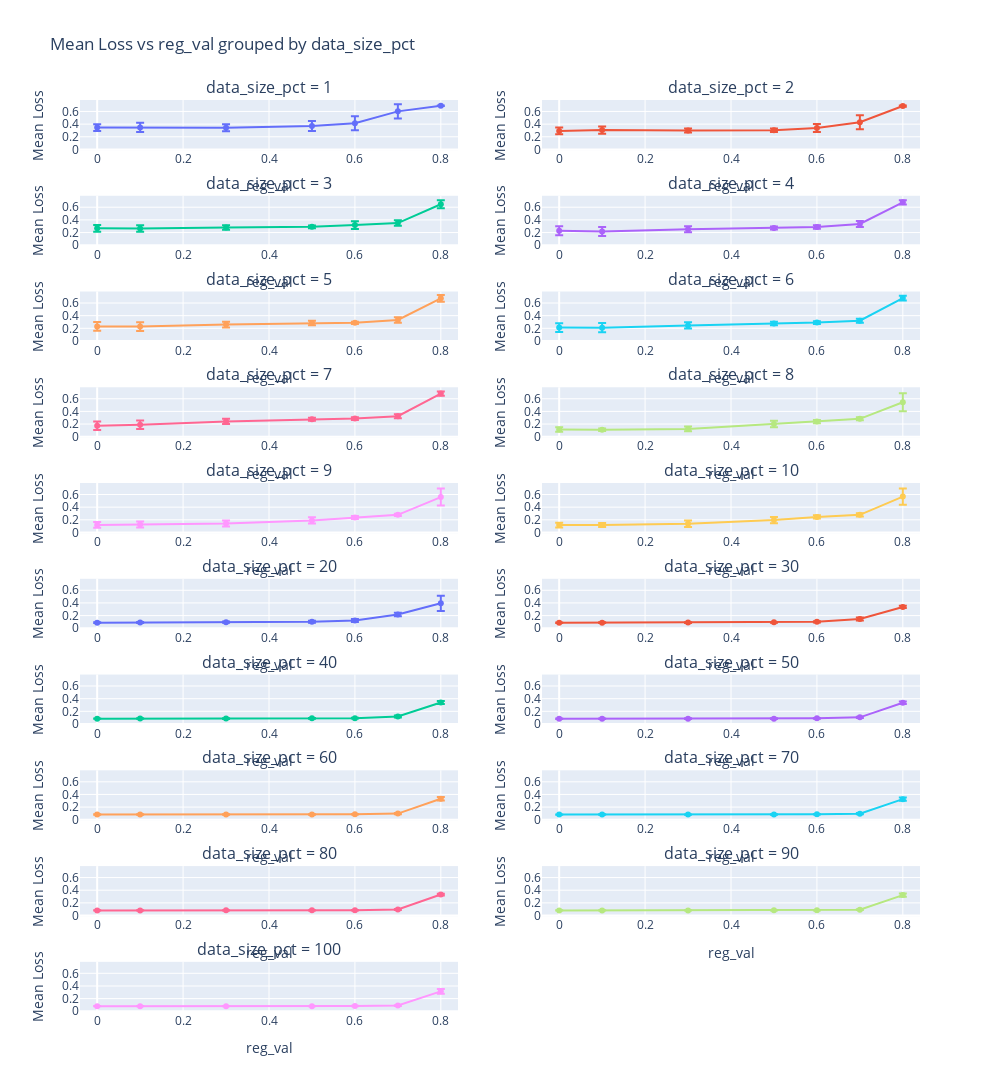

Here is the notebook cell this chart was saved with:
### Code cell
plot_data_size_pct = plot_mean_loss(dataset, x_axis='reg_val', group_by='data_size_pct', log_x=log_scale)

### Figure 1 — Plotly figure (JSON) as saved in the notebook; plotly's stock layout.template omitted (floating-point values rounded to 4 significant figures)
{"data": [{"error_y": {"array": [0.05473, 0.07339, 0.05707, 0.07866, 0.1109, 0.1111, 0.004897], "type": "data", "visible": true}, "hoverinfo": "text", "hovertext": ["reg_val: 0.0<br>Mean Loss: 0.3449069579180918<br>Avg Learning Rate: 0.00421", "reg_val: 0.1<br>Mean Loss: 0.3472520126323951<br>Avg Learning Rate: 0.007690000000000001", "reg_val: 0.3<br>Mean Loss: 0.3427889386551422<br>Avg Learning Rate: 0.0051400000000000005", "reg_val: 0.5<br>Mean Loss: 0.3697574505419062<br>Avg Learning Rate: 0.005169999999999999", "reg_val: 0.6<br>Mean Loss: 0.41487027140040145<br>Avg Learning Rate: 0.0073", "reg_val: 0.7<br>Mean Loss: 0.6015439757129603<br>Avg Learning Rate: 0.00694", "reg_val: 0.8<br>Mean Loss: 0.6898214799270296<br>Avg Learning Rate: 0.004801"], "mode": "lines+markers", "name": "1", "type": "scatter", "x": [0, 0.1, 0.3, 0.5, 0.6, 0.7, 0.8], "xaxis": "x", "y": [0.3449, 0.3473, 0.3428, 0.3698, 0.4149, 0.6015, 0.6898], "yaxis": "y"}, {"error_y": {"array": [0.05315, 0.0558, 0.03226, 0.02763, 0.06305, 0.1113, 0.01074], "type": "data", "visible": true}, "hoverinfo": "text", "hovertext": ["reg_val: 0.0<br>Mean Loss: 0.29227248091708147<br>Avg Learning Rate: 0.00283", "reg_val: 0.1<br>Mean Loss: 0.30527383564857014<br>Avg Learning Rate: 0.00436", "reg_val: 0.3<br>Mean Loss: 0.29949371602974434<br>Avg Learning Rate: 0.0041800000000000006", "reg_val: 0.5<br>Mean Loss: 0.3023370553265538<br>Avg Learning Rate: 0.0049", "reg_val: 0.6<br>Mean Loss: 0.3402175267276011<br>Avg Learning Rate: 0.0037", "reg_val: 0.7<br>Mean Loss: 0.4307564999450717<br>Avg Learning Rate: 0.0049", "reg_val: 0.8<br>Mean Loss: 0.6854731556616331<br>Avg Learning Rate: 0.0094"], "mode": "lines+markers", "name": "2", "type": "scatter", "x": [0, 0.1, 0.3, 0.5, 0.6, 0.7, 0.8], "xaxis": "x2", "y": [0.2923, 0.3053, 0.2995, 0.3023, 0.3402, 0.4308, 0.6855], "yaxis": "y2"}, {"error_y": {"array": [0.05451, 0.05227, 0.03604, 0.02146, 0.06112, 0.04309, 0.06326], "type": "data", "visible": true}, "hoverinfo": "text", "hovertext": ["reg_val: 0.0<br>Mean Loss: 0.2660505767821808<br>Avg Learning Rate: 0.00412", "reg_val: 0.1<br>Mean Loss: 0.26464012561921485<br>Avg Learning Rate: 0.00448", "reg_val: 0.3<br>Mean Loss: 0.2793227759434988<br>Avg Learning Rate: 0.00487", "reg_val: 0.5<br>Mean Loss: 0.29005884962123735<br>Avg Learning Rate: 0.0049", "reg_val: 0.6<br>Mean Loss: 0.3172692771020688<br>Avg Learning Rate: 0.0031", "reg_val: 0.7<br>Mean Loss: 0.34976991015045267<br>Avg Learning Rate: 0.0034000000000000002", "reg_val: 0.8<br>Mean Loss: 0.6476002869375965<br>Avg Learning Rate: 0.0127"], "mode": "lines+markers", "name": "3", "type": "scatter", "x": [0, 0.1, 0.3, 0.5, 0.6, 0.7, 0.8], "xaxis": "x3", "y": [0.2661, 0.2646, 0.2793, 0.2901, 0.3173, 0.3498, 0.6476], "yaxis": "y3"}, {"error_y": {"array": [0.07099, 0.07144, 0.04824, 0.02442, 0.02783, 0.04862, 0.03369], "type": "data", "visible": true}, "hoverinfo": "text", "hovertext": ["reg_val: 0.0<br>Mean Loss: 0.22876261630403938<br>Avg Learning Rate: 0.004960000000000001", "reg_val: 0.1<br>Mean Loss: 0.21585090030965048<br>Avg Learning Rate: 0.0041800000000000006", "reg_val: 0.3<br>Mean Loss: 0.2514276706205125<br>Avg Learning Rate: 0.0052", "reg_val: 0.5<br>Mean Loss: 0.2726693048288948<br>Avg Learning Rate: 0.0019", "reg_val: 0.6<br>Mean Loss: 0.2889564472593759<br>Avg Learning Rate: 0.0016", "reg_val: 0.7<br>Mean Loss: 0.33561505432191646<br>Avg Learning Rate: 0.0028", "reg_val: 0.8<br>Mean Loss: 0.6780168225890713<br>Avg Learning Rate: 0.011500000000000002"], "mode": "lines+markers", "name": "4", "type": "scatter", "x": [0, 0.1, 0.3, 0.5, 0.6, 0.7, 0.8], "xaxis": "x4", "y": [0.2288, 0.2159, 0.2514, 0.2727, 0.289, 0.3356, 0.678], "yaxis": "y4"}, {"error_y": {"array": [0.06775, 0.06818, 0.047, 0.03673, 0.01738, 0.04186, 0.05245], "type": "data", "visible": true}, "hoverinfo": "text", "hovertext": ["reg_val: 0.0<br>Mean Loss: 0.230414863525514<br>Avg Learning Rate: 0.004390000000000001", "reg_val: 0.1<br>Mean Loss: 0.2273503901322552<br>Avg Learning Rate: 0.00481", "reg_val: 0.3<br>Mean Loss: 0.25838213627014245<br>Avg Learning Rate: 0.00421", "reg_val: 0.5<br>Mean Loss: 0.2835237092877689<br>Avg Learning Rate: 0.0028", "reg_val: 0.6<br>Mean Loss: 0.2870172238402199<br>Avg Learning Rate: 0.0028", "reg_val: 0.7<br>Mean Loss: 0.33093522158369676<br>Avg Learning Rate: 0.0016", "reg_val: 0.8<br>Mean Loss: 0.6734072497016506<br>Avg Learning Rate: 0.0085"], "mode": "lines+markers", "name": "5", "type": "scatter", "x": [0, 0.1, 0.3, 0.5, 0.6, 0.7, 0.8], "xaxis": "x5", "y": [0.2304, 0.2274, 0.2584, 0.2835, 0.287, 0.3309, 0.6734], "yaxis": "y5"}, {"error_y": {"array": [0.069, 0.07251, 0.04918, 0.02764, 0.02362, 0.033, 0.03725], "type": "data", "visible": true}, "hoverinfo": "text", "hovertext": ["reg_val: 0.0<br>Mean Loss: 0.21178034031355195<br>Avg Learning Rate: 0.0044199999999999995", "reg_val: 0.1<br>Mean Loss: 0.21024198126243915<br>Avg Learning Rate: 0.00481", "reg_val: 0.3<br>Mean Loss: 0.24570315963866415<br>Avg Learning Rate: 0.00517", "reg_val: 0.5<br>Mean Loss: 0.2760309468628021<br>Avg Learning Rate: 0.0018700000000000001", "reg_val: 0.6<br>Mean Loss: 0.2897010404289814<br>Avg Learning Rate: 0.0022", "reg_val: 0.7<br>Mean Loss: 0.31970332547237995<br>Avg Learning Rate: 0.0025", "reg_val: 0.8<br>Mean Loss: 0.6781034425162432<br>Avg Learning Rate: 0.013600000000000001"], "mode": "lines+markers", "name": "6", "type": "scatter", "x": [0, 0.1, 0.3, 0.5, 0.6, 0.7, 0.8], "xaxis": "x6", "y": [0.2118, 0.2102, 0.2457, 0.276, 0.2897, 0.3197, 0.6781], "yaxis": "y6"}, {"error_y": {"array": [0.06797, 0.06688, 0.04195, 0.02267, 0.02095, 0.03193, 0.03307], "type": "data", "visible": true}, "hoverinfo": "text", "hovertext": ["reg_val: 0.0<br>Mean Loss: 0.17356953335795222<br>Avg Learning Rate: 0.00511", "reg_val: 0.1<br>Mean Loss: 0.18838421915608797<br>Avg Learning Rate: 0.00394", "reg_val: 0.3<br>Mean Loss: 0.241895454213546<br>Avg Learning Rate: 0.0034", "reg_val: 0.5<br>Mean Loss: 0.27524534767134146<br>Avg Learning Rate: 0.0028", "reg_val: 0.6<br>Mean Loss: 0.28656301568997533<br>Avg Learning Rate: 0.0013", "reg_val: 0.7<br>Mean Loss: 0.3240566819121963<br>Avg Learning Rate: 0.0019", "reg_val: 0.8<br>Mean Loss: 0.682260062558609<br>Avg Learning Rate: 0.014470000000000002"], "mode": "lines+markers", "name": "7", "type": "scatter", "x": [0, 0.1, 0.3, 0.5, 0.6, 0.7, 0.8], "xaxis": "x7", "y": [0.1736, 0.1884, 0.2419, 0.2752, 0.2866, 0.3241, 0.6823], "yaxis": "y7"}, {"error_y": {"array": [0.03614, 0.01979, 0.03634, 0.05022, 0.02681, 0.02349, 0.1426], "type": "data", "visible": true}, "hoverinfo": "text", "hovertext": ["reg_val: 0.0<br>Mean Loss: 0.11503423973917955<br>Avg Learning Rate: 0.0030700000000000002", "reg_val: 0.1<br>Mean Loss: 0.10985173191221656<br>Avg Learning Rate: 0.0043", "reg_val: 0.3<br>Mean Loss: 0.1236909779785364<br>Avg Learning Rate: 0.00097", "reg_val: 0.5<br>Mean Loss: 0.20033505150492772<br>Avg Learning Rate: 0.001", "reg_val: 0.6<br>Mean Loss: 0.23924731399145038<br>Avg Learning Rate: 0.001", "reg_val: 0.7<br>Mean Loss: 0.2828072718360968<br>Avg Learning Rate: 0.001", "reg_val: 0.8<br>Mean Loss: 0.544791298869409<br>Avg Learning Rate: 0.0049"], "mode": "lines+markers", "name": "8", "type": "scatter", "x": [0, 0.1, 0.3, 0.5, 0.6, 0.7, 0.8], "xaxis": "x8", "y": [0.115, 0.1099, 0.1237, 0.2003, 0.2392, 0.2828, 0.5448], "yaxis": "y8"}, {"error_y": {"array": [0.04554, 0.04641, 0.04876, 0.04927, 0.02335, 0.01856, 0.1342], "type": "data", "visible": true}, "hoverinfo": "text", "hovertext": ["reg_val: 0.0<br>Mean Loss: 0.11910526910469979<br>Avg Learning Rate: 0.0043", "reg_val: 0.1<br>Mean Loss: 0.12519789443498375<br>Avg Learning Rate: 0.0025", "reg_val: 0.3<br>Mean Loss: 0.14229784562628256<br>Avg Learning Rate: 0.0019", "reg_val: 0.5<br>Mean Loss: 0.18947047123260663<br>Avg Learning Rate: 0.0013", "reg_val: 0.6<br>Mean Loss: 0.23681804139101711<br>Avg Learning Rate: 0.001", "reg_val: 0.7<br>Mean Loss: 0.27820076207842737<br>Avg Learning Rate: 0.001", "reg_val: 0.8<br>Mean Loss: 0.5593013880022786<br>Avg Learning Rate: 0.0103"], "mode": "lines+markers", "name": "9", "type": "scatter", "x": [0, 0.1, 0.3, 0.5, 0.6, 0.7, 0.8], "xaxis": "x9", "y": [0.1191, 0.1252, 0.1423, 0.1895, 0.2368, 0.2782, 0.5593], "yaxis": "y9"}, {"error_y": {"array": [0.03654, 0.03144, 0.05064, 0.04831, 0.0256, 0.0256, 0.1283], "type": "data", "visible": true}, "hoverinfo": "text", "hovertext": ["reg_val: 0.0<br>Mean Loss: 0.11645971656319468<br>Avg Learning Rate: 0.0031", "reg_val: 0.1<br>Mean Loss: 0.11689296763864129<br>Avg Learning Rate: 0.00367", "reg_val: 0.3<br>Mean Loss: 0.13823347388554294<br>Avg Learning Rate: 0.0019", "reg_val: 0.5<br>Mean Loss: 0.19544516934506723<br>Avg Learning Rate: 0.0013", "reg_val: 0.6<br>Mean Loss: 0.2451895345721328<br>Avg Learning Rate: 0.001", "reg_val: 0.7<br>Mean Loss: 0.2791993138037229<br>Avg Learning Rate: 0.001", "reg_val: 0.8<br>Mean Loss: 0.567463772181879<br>Avg Learning Rate: 0.007570000000000001"], "mode": "lines+markers", "name": "10", "type": "scatter", "x": [0, 0.1, 0.3, 0.5, 0.6, 0.7, 0.8], "xaxis": "x10", "y": [0.1165, 0.1169, 0.1382, 0.1954, 0.2452, 0.2792, 0.5675], "yaxis": "y10"}, {"error_y": {"array": [0.006163, 0.007668, 0.01083, 0.01737, 0.02481, 0.02839, 0.1214], "type": "data", "visible": true}, "hoverinfo": "text", "hovertext": ["reg_val: 0.0<br>Mean Loss: 0.0885187165558403<br>Avg Learning Rate: 0.0029500000000000004", "reg_val: 0.1<br>Mean Loss: 0.08956461708518886<br>Avg Learning Rate: 0.0023200000000000004", "reg_val: 0.3<br>Mean Loss: 0.09558020398559927<br>Avg Learning Rate: 0.00097", "reg_val: 0.5<br>Mean Loss: 0.10280618520061431<br>Avg Learning Rate: 0.001", "reg_val: 0.6<br>Mean Loss: 0.12283626329153771<br>Avg Learning Rate: 0.001", "reg_val: 0.7<br>Mean Loss: 0.21816044706001614<br>Avg Learning Rate: 0.001", "reg_val: 0.8<br>Mean Loss: 0.39391525531547106<br>Avg Learning Rate: 0.004567"], "mode": "lines+markers", "name": "20", "type": "scatter", "x": [0, 0.1, 0.3, 0.5, 0.6, 0.7, 0.8], "xaxis": "x11", "y": [0.08852, 0.08956, 0.09558, 0.1028, 0.1228, 0.2182, 0.3939], "yaxis": "y11"}, {"error_y": {"array": [0.005876, 0.006024, 0.005587, 0.005813, 0.008588, 0.02282, 0.01745], "type": "data", "visible": true}, "hoverinfo": "text", "hovertext": ["reg_val: 0.0<br>Mean Loss: 0.08669912310055732<br>Avg Learning Rate: 0.00463", "reg_val: 0.1<br>Mean Loss: 0.08735948049120208<br>Avg Learning Rate: 0.00088", "reg_val: 0.3<br>Mean Loss: 0.08902961747034596<br>Avg Learning Rate: 0.00082", "reg_val: 0.5<br>Mean Loss: 0.09285342651174251<br>Avg Learning Rate: 0.001", "reg_val: 0.6<br>Mean Loss: 0.10083324829149136<br>Avg Learning Rate: 0.001", "reg_val: 0.7<br>Mean Loss: 0.14630996614956013<br>Avg Learning Rate: 0.001", "reg_val: 0.8<br>Mean Loss: 0.33680088452079837<br>Avg Learning Rate: 0.001"], "mode": "lines+markers", "name": "30", "type": "scatter", "x": [0, 0.1, 0.3, 0.5, 0.6, 0.7, 0.8], "xaxis": "x12", "y": [0.0867, 0.08736, 0.08903, 0.09285, 0.1008, 0.1463, 0.3368], "yaxis": "y12"}, {"error_y": {"array": [0.003523, 0.003979, 0.005028, 0.00525, 0.006511, 0.01438, 0.02454], "type": "data", "visible": true}, "hoverinfo": "text", "hovertext": ["reg_val: 0.0<br>Mean Loss: 0.08481200908621146<br>Avg Learning Rate: 0.0049", "reg_val: 0.1<br>Mean Loss: 0.08503723437407687<br>Avg Learning Rate: 0.00172", "reg_val: 0.3<br>Mean Loss: 0.08537313730063793<br>Avg Learning Rate: 0.00091", "reg_val: 0.5<br>Mean Loss: 0.08909044246058581<br>Avg Learning Rate: 0.001", "reg_val: 0.6<br>Mean Loss: 0.09219326224145392<br>Avg Learning Rate: 0.001", "reg_val: 0.7<br>Mean Loss: 0.11836792455430613<br>Avg Learning Rate: 0.001", "reg_val: 0.8<br>Mean Loss: 0.33919145023090796<br>Avg Learning Rate: 0.001"], "mode": "lines+markers", "name": "40", "type": "scatter", "x": [0, 0.1, 0.3, 0.5, 0.6, 0.7, 0.8], "xaxis": "x13", "y": [0.08481, 0.08504, 0.08537, 0.08909, 0.09219, 0.1184, 0.3392], "yaxis": "y13"}, {"error_y": {"array": [0.004386, 0.004044, 0.004488, 0.005535, 0.005949, 0.009197, 0.02049], "type": "data", "visible": true}, "hoverinfo": "text", "hovertext": ["reg_val: 0.0<br>Mean Loss: 0.0840116439223812<br>Avg Learning Rate: 0.00274", "reg_val: 0.1<br>Mean Loss: 0.08342090659333684<br>Avg Learning Rate: 0.00229", "reg_val: 0.3<br>Mean Loss: 0.08442975140438133<br>Avg Learning Rate: 0.00082", "reg_val: 0.5<br>Mean Loss: 0.08466125909288066<br>Avg Learning Rate: 0.00097", "reg_val: 0.6<br>Mean Loss: 0.08981393719288075<br>Avg Learning Rate: 0.001", "reg_val: 0.7<br>Mean Loss: 0.10503326173414258<br>Avg Learning Rate: 0.001", "reg_val: 0.8<br>Mean Loss: 0.33457508369495986<br>Avg Learning Rate: 0.001"], "mode": "lines+markers", "name": "50", "type": "scatter", "x": [0, 0.1, 0.3, 0.5, 0.6, 0.7, 0.8], "xaxis": "x14", "y": [0.08401, 0.08342, 0.08443, 0.08466, 0.08981, 0.105, 0.3346], "yaxis": "y14"}, {"error_y": {"array": [0.003387, 0.003201, 0.003964, 0.002887, 0.005073, 0.008742, 0.02833], "type": "data", "visible": true}, "hoverinfo": "text", "hovertext": ["reg_val: 0.0<br>Mean Loss: 0.08192123684607311<br>Avg Learning Rate: 0.0018700000000000001", "reg_val: 0.1<br>Mean Loss: 0.0824191223266289<br>Avg Learning Rate: 0.00157", "reg_val: 0.3<br>Mean Loss: 0.08295268947095198<br>Avg Learning Rate: 0.00082", "reg_val: 0.5<br>Mean Loss: 0.08285481724234521<br>Avg Learning Rate: 0.00097", "reg_val: 0.6<br>Mean Loss: 0.08771831381641193<br>Avg Learning Rate: 0.001", "reg_val: 0.7<br>Mean Loss: 0.0975601897509605<br>Avg Learning Rate: 0.001", "reg_val: 0.8<br>Mean Loss: 0.3327809377459057<br>Avg Learning Rate: 0.001"], "mode": "lines+markers", "name": "60", "type": "scatter", "x": [0, 0.1, 0.3, 0.5, 0.6, 0.7, 0.8], "xaxis": "x15", "y": [0.08192, 0.08242, 0.08295, 0.08285, 0.08772, 0.09756, 0.3328], "yaxis": "y15"}, {"error_y": {"array": [0.003106, 0.003237, 0.00227, 0.003447, 0.004544, 0.008293, 0.02519], "type": "data", "visible": true}, "hoverinfo": "text", "hovertext": ["reg_val: 0.0<br>Mean Loss: 0.08118025562562567<br>Avg Learning Rate: 0.00373", "reg_val: 0.1<br>Mean Loss: 0.08199997004856792<br>Avg Learning Rate: 0.00097", "reg_val: 0.3<br>Mean Loss: 0.08169611759173369<br>Avg Learning Rate: 0.00079", "reg_val: 0.5<br>Mean Loss: 0.0832598740390191<br>Avg Learning Rate: 0.00094", "reg_val: 0.6<br>Mean Loss: 0.08653306394831779<br>Avg Learning Rate: 0.001", "reg_val: 0.7<br>Mean Loss: 0.09664707735932444<br>Avg Learning Rate: 0.001", "reg_val: 0.8<br>Mean Loss: 0.32598242192414767<br>Avg Learning Rate: 0.001"], "mode": "lines+markers", "name": "70", "type": "scatter", "x": [0, 0.1, 0.3, 0.5, 0.6, 0.7, 0.8], "xaxis": "x16", "y": [0.08118, 0.082, 0.0817, 0.08326, 0.08653, 0.09665, 0.326], "yaxis": "y16"}, {"error_y": {"array": [0.002267, 0.002262, 0.002561, 0.002217, 0.003192, 0.007853, 0.01366], "type": "data", "visible": true}, "hoverinfo": "text", "hovertext": ["reg_val: 0.0<br>Mean Loss: 0.08068004639639531<br>Avg Learning Rate: 0.0034300000000000003", "reg_val: 0.1<br>Mean Loss: 0.08084554377240696<br>Avg Learning Rate: 0.00142", "reg_val: 0.3<br>Mean Loss: 0.08130608638911913<br>Avg Learning Rate: 0.00079", "reg_val: 0.5<br>Mean Loss: 0.0820457267534118<br>Avg Learning Rate: 0.00088", "reg_val: 0.6<br>Mean Loss: 0.08416080776553007<br>Avg Learning Rate: 0.001", "reg_val: 0.7<br>Mean Loss: 0.09464972660337619<br>Avg Learning Rate: 0.001", "reg_val: 0.8<br>Mean Loss: 0.3311785263189098<br>Avg Learning Rate: 0.001"], "mode": "lines+markers", "name": "80", "type": "scatter", "x": [0, 0.1, 0.3, 0.5, 0.6, 0.7, 0.8], "xaxis": "x17", "y": [0.08068, 0.08085, 0.08131, 0.08205, 0.08416, 0.09465, 0.3312], "yaxis": "y17"}, {"error_y": {"array": [0.002459, 0.002268, 0.002816, 0.002254, 0.003412, 0.00559, 0.02648], "type": "data", "visible": true}, "hoverinfo": "text", "hovertext": ["reg_val: 0.0<br>Mean Loss: 0.08032230735070216<br>Avg Learning Rate: 0.00232", "reg_val: 0.1<br>Mean Loss: 0.080648108519483<br>Avg Learning Rate: 0.00163", "reg_val: 0.3<br>Mean Loss: 0.08079487497738574<br>Avg Learning Rate: 0.0007900000000000001", "reg_val: 0.5<br>Mean Loss: 0.0818103794253578<br>Avg Learning Rate: 0.0007900000000000001", "reg_val: 0.6<br>Mean Loss: 0.08287491902725343<br>Avg Learning Rate: 0.00097", "reg_val: 0.7<br>Mean Loss: 0.09241590453801966<br>Avg Learning Rate: 0.001", "reg_val: 0.8<br>Mean Loss: 0.32240725081217914<br>Avg Learning Rate: 0.001"], "mode": "lines+markers", "name": "90", "type": "scatter", "x": [0, 0.1, 0.3, 0.5, 0.6, 0.7, 0.8], "xaxis": "x18", "y": [0.08032, 0.08065, 0.08079, 0.08181, 0.08287, 0.09242, 0.3224], "yaxis": "y18"}, {"error_y": {"array": [0.001874, 0.001947, 0.001506, 0.002215, 0.002648, 0.006005, 0.03777], "type": "data", "visible": true}, "hoverinfo": "text", "hovertext": ["reg_val: 0.0<br>Mean Loss: 0.0808774284234172<br>Avg Learning Rate: 0.002287", "reg_val: 0.1<br>Mean Loss: 0.08040090513807766<br>Avg Learning Rate: 0.00163", "reg_val: 0.3<br>Mean Loss: 0.07999513140601805<br>Avg Learning Rate: 0.00088", "reg_val: 0.5<br>Mean Loss: 0.08095466735233597<br>Avg Learning Rate: 0.00082", "reg_val: 0.6<br>Mean Loss: 0.08386548493841757<br>Avg Learning Rate: 0.001", "reg_val: 0.7<br>Mean Loss: 0.09033277829488114<br>Avg Learning Rate: 0.001", "reg_val: 0.8<br>Mean Loss: 0.3150051157202637<br>Avg Learning Rate: 0.001"], "mode": "lines+markers", "name": "100", "type": "scatter", "x": [0, 0.1, 0.3, 0.5, 0.6, 0.7, 0.8], "xaxis": "x19", "y": [0.08088, 0.0804, 0.08, 0.08095, 0.08387, 0.09033, 0.315], "yaxis": "y19"}], "layout": {"annotations": [{"font": {"size": 16}, "showarrow": false, "text": "data_size_pct = 1", "x": 0.225, "xanchor": "center", "xref": "paper", "y": 1, "yanchor": "bottom", "yref": "paper"}, {"font": {"size": 16}, "showarrow": false, "text": "data_size_pct = 2", "x": 0.775, "xanchor": "center", "xref": "paper", "y": 1, "yanchor": "bottom", "yref": "paper"}, {"font": {"size": 16}, "showarrow": false, "text": "data_size_pct = 3", "x": 0.225, "xanchor": "center", "xref": "paper", "y": 0.895, "yanchor": "bottom", "yref": "paper"}, {"font": {"size": 16}, "showarrow": false, "text": "data_size_pct = 4", "x": 0.775, "xanchor": "center", "xref": "paper", "y": 0.895, "yanchor": "bottom", "yref": "paper"}, {"font": {"size": 16}, "showarrow": false, "text": "data_size_pct = 5", "x": 0.225, "xanchor": "center", "xref": "paper", "y": 0.79, "yanchor": "bottom", "yref": "paper"}, {"font": {"size": 16}, "showarrow": false, "text": "data_size_pct = 6", "x": 0.775, "xanchor": "center", "xref": "paper", "y": 0.79, "yanchor": "bottom", "yref": "paper"}, {"font": {"size": 16}, "showarrow": false, "text": "data_size_pct = 7", "x": 0.225, "xanchor": "center", "xref": "paper", "y": 0.685, "yanchor": "bottom", "yref": "paper"}, {"font": {"size": 16}, "showarrow": false, "text": "data_size_pct = 8", "x": 0.775, "xanchor": "center", "xref": "paper", "y": 0.685, "yanchor": "bottom", "yref": "paper"}, {"font": {"size": 16}, "showarrow": false, "text": "data_size_pct = 9", "x": 0.225, "xanchor": "center", "xref": "paper", "y": 0.58, "yanchor": "bottom", "yref": "paper"}, {"font": {"size": 16}, "showarrow": false, "text": "data_size_pct = 10", "x": 0.775, "xanchor": "center", "xref": "paper", "y": 0.58, "yanchor": "bottom", "yref": "paper"}, {"font": {"size": 16}, "showarrow": false, "text": "data_size_pct = 20", "x": 0.225, "xanchor": "center", "xref": "paper", "y": 0.475, "yanchor": "bottom", "yref": "paper"}, {"font": {"size": 16}, "showarrow": false, "text": "data_size_pct = 30", "x": 0.775, "xanchor": "center", "xref": "paper", "y": 0.475, "yanchor": "bottom", "yref": "paper"}, {"font": {"size": 16}, "showarrow": false, "text": "data_size_pct = 40", "x": 0.225, "xanchor": "center", "xref": "paper", "y": 0.37, "yanchor": "bottom", "yref": "paper"}, {"font": {"size": 16}, "showarrow": false, "text": "data_size_pct = 50", "x": 0.775, "xanchor": "center", "xref": "paper", "y": 0.37, "yanchor": "bottom", "yref": "paper"}, {"font": {"size": 16}, "showarrow": false, "text": "data_size_pct = 60", "x": 0.225, "xanchor": "center", "xref": "paper", "y": 0.265, "yanchor": "bottom", "yref": "paper"}, {"font": {"size": 16}, "showarrow": false, "text": "data_size_pct = 70", "x": 0.775, "xanchor": "center", "xref": "paper", "y": 0.265, "yanchor": "bottom", "yref": "paper"}, {"font": {"size": 16}, "showarrow": false, "text": "data_size_pct = 80", "x": 0.225, "xanchor": "center", "xref": "paper", "y": 0.16, "yanchor": "bottom", "yref": "paper"}, {"font": {"size": 16}, "showarrow": false, "text": "data_size_pct = 90", "x": 0.775, "xanchor": "center", "xref": "paper", "y": 0.16, "yanchor": "bottom", "yref": "paper"}, {"font": {"size": 16}, "showarrow": false, "text": "data_size_pct = 100", "x": 0.225, "xanchor": "center", "xref": "paper", "y": 0.055, "yanchor": "bottom", "yref": "paper"}], "height": 3200, "showlegend": false, "title": {"text": "Mean Loss vs reg_val grouped by data_size_pct"}, "width": 1000, "xaxis": {"anchor": "y", "domain": [0, 0.45], "range": [-0.04, 0.84], "title": {"text": "reg_val"}}, "xaxis10": {"anchor": "y10", "domain": [0.55, 1], "range": [-0.04, 0.84], "title": {"text": "reg_val"}}, "xaxis11": {"anchor": "y11", "domain": [0, 0.45], "range": [-0.04, 0.84], "title": {"text": "reg_val"}}, "xaxis12": {"anchor": "y12", "domain": [0.55, 1], "range": [-0.04, 0.84], "title": {"text": "reg_val"}}, "xaxis13": {"anchor": "y13", "domain": [0, 0.45], "range": [-0.04, 0.84], "title": {"text": "reg_val"}}, "xaxis14": {"anchor": "y14", "domain": [0.55, 1], "range": [-0.04, 0.84], "title": {"text": "reg_val"}}, "xaxis15": {"anchor": "y15", "domain": [0, 0.45], "range": [-0.04, 0.84], "title": {"text": "reg_val"}}, "xaxis16": {"anchor": "y16", "domain": [0.55, 1], "range": [-0.04, 0.84], "title": {"text": "reg_val"}}, "xaxis17": {"anchor": "y17", "domain": [0, 0.45], "range": [-0.04, 0.84], "title": {"text": "reg_val"}}, "xaxis18": {"anchor": "y18", "domain": [0.55, 1], "range": [-0.04, 0.84], "title": {"text": "reg_val"}}, "xaxis19": {"anchor": "y19", "domain": [0, 0.45], "range": [-0.04, 0.84], "title": {"text": "reg_val"}}, "xaxis2": {"anchor": "y2", "domain": [0.55, 1], "range": [-0.04, 0.84], "title": {"text": "reg_val"}}, "xaxis20": {"anchor": "y20", "domain": [0.55, 1]}, "xaxis3": {"anchor": "y3", "domain": [0, 0.45], "range": [-0.04, 0.84], "title": {"text": "reg_val"}}, "xaxis4": {"anchor": "y4", "domain": [0.55, 1], "range": [-0.04, 0.84], "title": {"text": "reg_val"}}, "xaxis5": {"anchor": "y5", "domain": [0, 0.45], "range": [-0.04, 0.84], "title": {"text": "reg_val"}}, "xaxis6": {"anchor": "y6", "domain": [0.55, 1], "range": [-0.04, 0.84], "title": {"text": "reg_val"}}, "xaxis7": {"anchor": "y7", "domain": [0, 0.45], "range": [-0.04, 0.84], "title": {"text": "reg_val"}}, "xaxis8": {"anchor": "y8", "domain": [0.55, 1], "range": [-0.04, 0.84], "title": {"text": "reg_val"}}, "xaxis9": {"anchor": "y9", "domain": [0, 0.45], "range": [-0.04, 0.84], "title": {"text": "reg_val"}}, "yaxis": {"anchor": "x", "domain": [0.945, 1], "range": [-0.01148, 0.7813], "title": {"text": "Mean Loss"}}, "yaxis10": {"anchor": "x10", "domain": [0.525, 0.58], "range": [-0.01148, 0.7813], "title": {"text": "Mean Loss"}}, "yaxis11": {"anchor": "x11", "domain": [0.42, 0.475], "range": [-0.01148, 0.7813], "title": {"text": "Mean Loss"}}, "yaxis12": {"anchor": "x12", "domain": [0.42, 0.475], "range": [-0.01148, 0.7813], "title": {"text": "Mean Loss"}}, "yaxis13": {"anchor": "x13", "domain": [0.315, 0.37], "range": [-0.01148, 0.7813], "title": {"text": "Mean Loss"}}, "yaxis14": {"anchor": "x14", "domain": [0.315, 0.37], "range": [-0.01148, 0.7813], "title": {"text": "Mean Loss"}}, "yaxis15": {"anchor": "x15", "domain": [0.21, 0.265], "range": [-0.01148, 0.7813], "title": {"text": "Mean Loss"}}, "yaxis16": {"anchor": "x16", "domain": [0.21, 0.265], "range": [-0.01148, 0.7813], "title": {"text": "Mean Loss"}}, "yaxis17": {"anchor": "x17", "domain": [0.105, 0.16], "range": [-0.01148, 0.7813], "title": {"text": "Mean Loss"}}, "yaxis18": {"anchor": "x18", "domain": [0.105, 0.16], "range": [-0.01148, 0.7813], "title": {"text": "Mean Loss"}}, "yaxis19": {"anchor": "x19", "domain": [0, 0.055], "range": [-0.01148, 0.7813], "title": {"text": "Mean Loss"}}, "yaxis2": {"anchor": "x2", "domain": [0.945, 1], "range": [-0.01148, 0.7813], "title": {"text": "Mean Loss"}}, "yaxis20": {"anchor": "x20", "domain": [0, 0.055]}, "yaxis3": {"anchor": "x3", "domain": [0.84, 0.895], "range": [-0.01148, 0.7813], "title": {"text": "Mean Loss"}}, "yaxis4": {"anchor": "x4", "domain": [0.84, 0.895], "range": [-0.01148, 0.7813], "title": {"text": "Mean Loss"}}, "yaxis5": {"anchor": "x5", "domain": [0.735, 0.79], "range": [-0.01148, 0.7813], "title": {"text": "Mean Loss"}}, "yaxis6": {"anchor": "x6", "domain": [0.735, 0.79], "range": [-0.01148, 0.7813], "title": {"text": "Mean Loss"}}, "yaxis7": {"anchor": "x7", "domain": [0.63, 0.685], "range": [-0.01148, 0.7813], "title": {"text": "Mean Loss"}}, "yaxis8": {"anchor": "x8", "domain": [0.63, 0.685], "range": [-0.01148, 0.7813], "title": {"text": "Mean Loss"}}, "yaxis9": {"anchor": "x9", "domain": [0.525, 0.58], "range": [-0.01148, 0.7813], "title": {"text": "Mean Loss"}}}}
